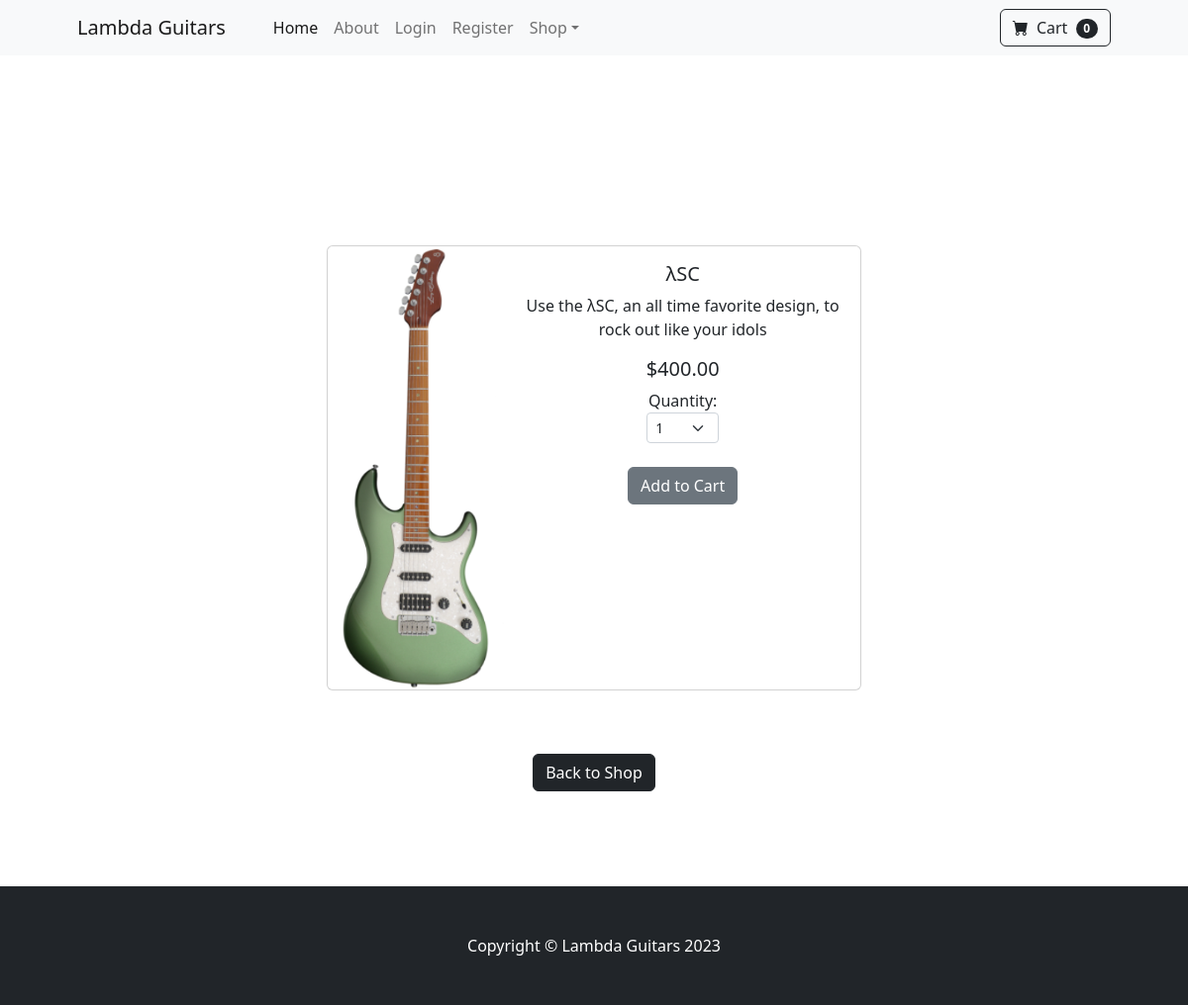
Page /product/1 on the committed database.
### store/models.py (models this page shows, shortened)
class Product(models.Model):
    name = models.CharField(max_length=100)
    price = models.DecimalField(default=0, decimal_places=2, max_digits=6)
    category = models.ForeignKey(Category, on_delete=models.CASCADE, default=1)
    description = models.CharField(max_length=250, default='', blank=True, null=True)
    image = models.ImageField(upload_to='uploads/product/', default='uploads/product/default.png')
    product_image = models.ImageField(upload_to='uploads/product_image/', default='uploads/product_image/default.png')
    on_sale = models.BooleanField(default=False)
    sale_price = models.DecimalField(default=0, decimal_places=2, max_digits=6)

### store/views.py (the view)
# urls.py: path('product/<int:pk>', views.product, name='product'),
def product(request, pk):
    product = Product.objects.get(id=pk)
    return render(request, 'product.html', {'product':product})

### cart/cart.py (called while the page is built)
    def __len__(self):
        return len(self.cart)

### cart/context_processors.py (called while the page is built)
def cart(request):
    return {'cart': Cart(request)}

### store/templates/product.html (shortened to what this page needs)
{% extends 'template.html' %}
{% block content %}
<br /><br /><br /><br /><br /><br />
<div class="container mt-5 mb-5">
  <center>
    <div class="card mb-3" style="max-width: 540px;">
      <div class="row g-0">
        <div class="col-md-4">
          <img src="{{ product.product_image.url }}" class="img-fluid rounded-start" alt="{{ product.name }}">
        </div>
        <div class="col-md-8">
          <div class="card-body">
            <h5 class="card-title">{{ product.name }}</h5>
            <p class="card-text">{{ product.description }}</p>
            {% if product.on_sale %}
            <div class="badge text-white position-absolute"
              style="top: 0.5rem; right: 0.5rem; background-color: rgb(180, 0, 0)">
              On Sale
            </div>
            <p class="card-text"><small class="text-body-secondary">Regular Price: <strike>${{ product.price
                  }}</small></strike></p>
            <h5 class="card-text">Sale Price: ${{ product.sale_price }}</h5>
            {% else %}
            <h5 class="card-text text-body-secondary">${{ product.price }}</h5>
            {% endif %}
            <div class="col-md-8">
              <div class="col-md-4">
                Quantity:
                <select class="form-select form-select-sm mb-4" id="quantity-select">
                  <option value="1">1</option>
                </select>
              </div>
            </div>
            <button type="button" value="{{ product.id }}" id="add-cart" class="btn btn-secondary mt-auto mb-5">Add to
              Cart</button>
          </div>
        </div>
      </div>
    </div>
    <a href="{% url 'all_products' %}"><button class="btn btn-dark mt-5 mb-5">Back to Shop</button></a>
  </center>
</div>
{% endblock %}

### rows in the picture
Product: product_image (picture), name "λSC", description "Use the λSC, an all time favorite design, to rock out like your idols", price "400.00"

### other values in the picture
{{ cart|length }} "0"
